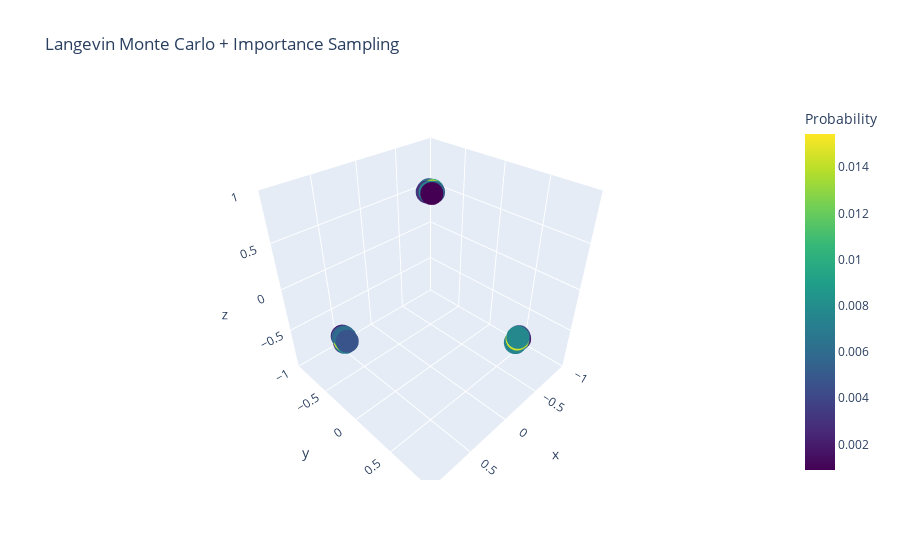

The notebook cell this image was saved under:
### Code cell
# Importance sampling.
probs = probability(samples, coeffs)
print(probs.min(), probs.max())
resampled_indices = jax.random.choice(key, jnp.arange(num_samples), shape=(num_samples,), p=probs)
resamples = samples[resampled_indices]

plot_samples(resamples, title="Langevin Monte Carlo + Importance Sampling",
             probs=probability(resamples, coeffs))
